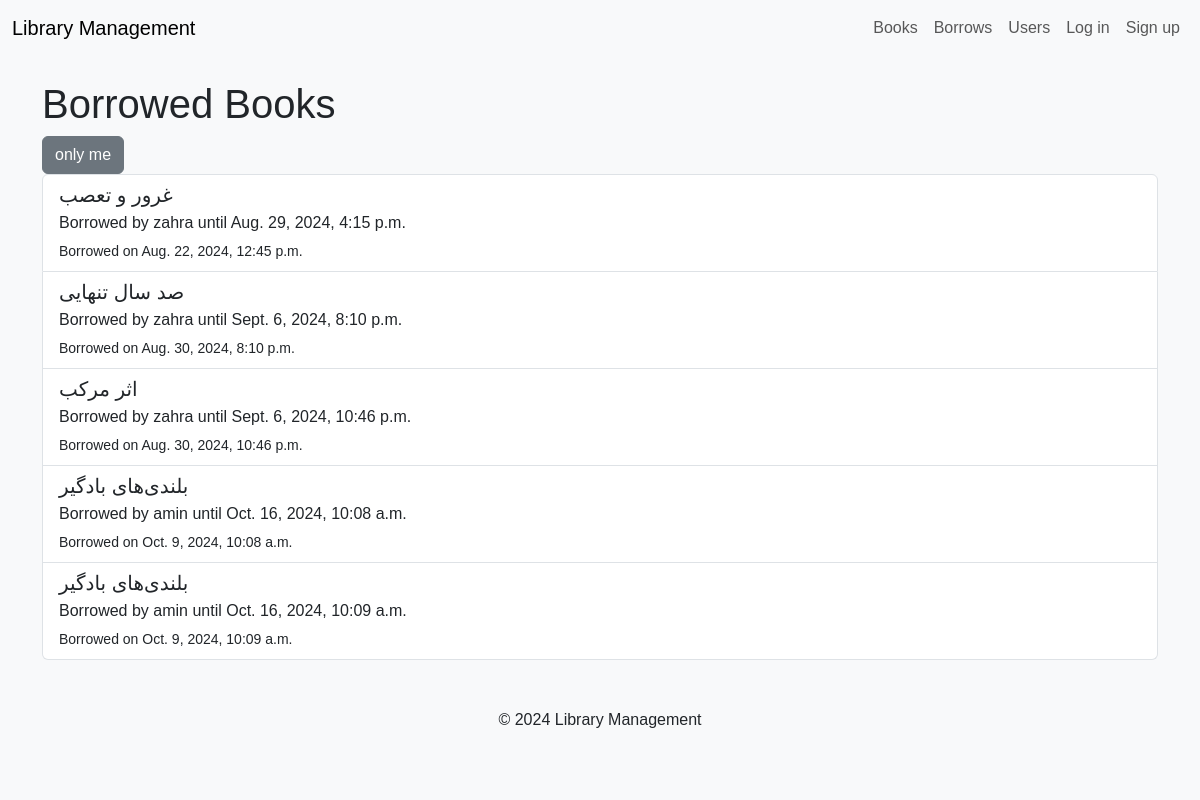
Page /borrows/borrow_list on the committed database.
### borrows/models.py (models this page shows, shortened)
class Borrow(models.Model):
    Borrower = models.ForeignKey(user, on_delete=models.CASCADE, related_name="borrows")
    book = models.ForeignKey(to=Book, on_delete=models.CASCADE, related_name="borrows")
    s_deadline = models.DateTimeField(auto_now_add=True)
    e_deadline = models.DateTimeField(null=True, blank=True)

### home/models.py (models this page shows, shortened)
class Book(models.Model):
    donator = models.ForeignKey(accounts.models.MyUser, on_delete=models.SET_NULL, null=True, blank=True, related_name="donateds")
    name = models.CharField(max_length=50)
    author = models.CharField(max_length=30)
    published = models.DateTimeField(auto_now_add=True)
    Summary = models.TextField(blank=True,null=True)
    is_available = models.BooleanField(default=True)

### accounts/models.py (models this page shows, shortened)
class MyUser(AbstractBaseUser):
    full_name = models.CharField(max_length=30)
    date_of_birth = models.DateField(null=True, blank=True,default=None)
    adress = models.CharField(max_length=255)
    national_code = models.CharField(max_length=10, unique=True)
    phone = models.CharField(max_length=11, unique=True)
    is_active = models.BooleanField(default=True)
    is_admin = models.BooleanField(default=False)
    date_joined=models.DateField(auto_now_add=True)
    objects = MyUserManager()
    USERNAME_FIELD = "national_code"
    REQUIRED_FIELDS = ["full_name","phone", "adress"]

### borrows/views.py (the view)
# urls.py: path('borrow_list', BorrowList.as_view(),name='borrow_list'),
class BorrowList(View):
    def get(self, request):
        context = {
            'borrows': Borrow.objects.all(),
            "all": True
        }
        return render(request, 'borrows/borrow_list.html',context=context)

### borrows/templates/borrows/borrow_list.html (shortened to what this page needs)
{% extends 'base.html' %}
{% block content %}
<h1>Borrowed Books</h1>
    {% if all %}
        <a href="{% url "borrows:my_borrow_list" %}" class="btn btn-secondary">only me</a>
    {% else %}
        <a href="{% url "borrows:borrow_list" %}" class="btn btn-secondary">all</a>
    {% endif %}
<div class="list-group">
    {% for borrow in borrows %}
    <a href="{% url 'home:book_detail' borrow.book.id %}" class="list-group-item list-group-item-action">
        <h5 class="mb-1">{{ borrow.book.name }}</h5>
        <p class="mb-1">Borrowed by {{ borrow.Borrower.full_name }} until {{ borrow.e_deadline }}</p>
        <small>Borrowed on {{ borrow.s_deadline }}</small>
    </a>
    {% endfor %}
</div>
{% endblock %}

### static/css/styles.css (style rules this page uses)
body { background-color: #f8f9fa; font-family: Arial, sans-serif; }

### rows in the picture
Borrow: book.name "غرور و تعصب", Borrower.full_name "zahra", e_deadline "Aug. 29, 2024, 4:15 p.m.", s_deadline "Aug. 22, 2024, 12:45 p.m."
Borrow: book.name "صد سال تنهایی", Borrower.full_name "zahra", e_deadline "Sept. 6, 2024, 8:10 p.m.", s_deadline "Aug. 30, 2024, 8:10 p.m."
Borrow: book.name "اثر مرکب", Borrower.full_name "zahra", e_deadline "Sept. 6, 2024, 10:46 p.m.", s_deadline "Aug. 30, 2024, 10:46 p.m."
Borrow: book.name "بلندی‌های بادگیر", Borrower.full_name "amin", e_deadline "Oct. 16, 2024, 10:08 a.m.", s_deadline "Oct. 9, 2024, 10:08 a.m."
Borrow: book.name "بلندی‌های بادگیر", Borrower.full_name "amin", e_deadline "Oct. 16, 2024, 10:09 a.m.", s_deadline "Oct. 9, 2024, 10:09 a.m."
